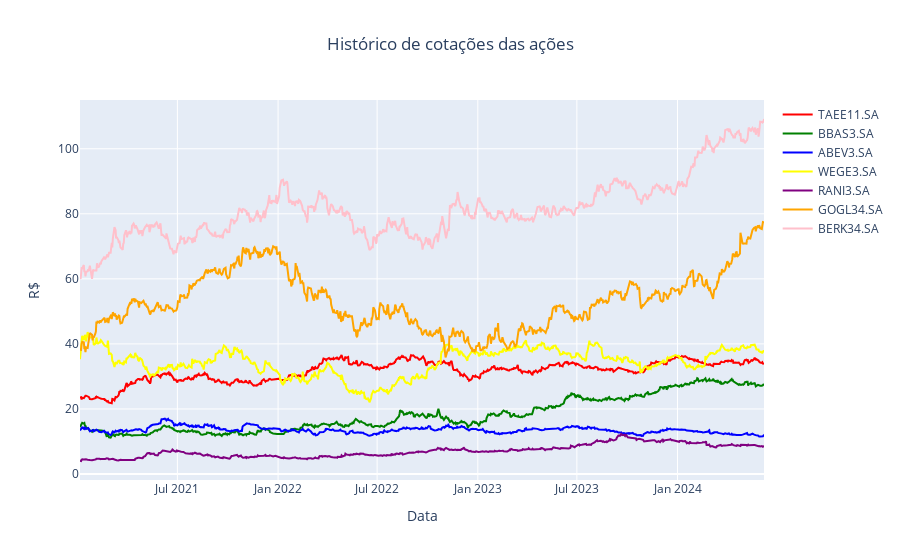

Notebook source saved alongside this figure:
### Markdown cell above
Durante o intervalo de tempo de 2021 até Junho de 2024, o gráfico Box Plot e a descrição do df, destacam que a Irani e Ambev tiveram uma baixa dispersão, enquanto, a Google e a Berkshire Hathaway tiveram uma grande volatilidade comparada as demais.

### Code cell
# Criando gráfico das cotações
figura = px.line(title = 'Histórico de cotações das ações')

for i, coluna in enumerate(df.columns):
    figura.add_scatter(x=df.index, y=df[coluna], name=coluna, line=dict(color=cores[i]))


figura.update_layout(
    xaxis_title='Data',
    yaxis_title='R$',
    title_x=0.5
)

figura.show()

### Figure 1 — Plotly figure (JSON) as saved in the notebook; plotly's stock layout.template omitted (floating-point values rounded to 4 significant figures; data arrays with more than 128 entries replaced by an {"elided": "..."} marker saying what was removed)
{"data": [{"hovertemplate": "<extra></extra>", "legendgroup": "", "line": {"color": "#636efa", "dash": "solid"}, "marker": {"symbol": "circle"}, "mode": "lines", "name": "", "orientation": "v", "showlegend": false, "type": "scatter", "xaxis": "x", "yaxis": "y"}, {"line": {"color": "Red"}, "name": "TAEE11.SA", "type": "scatter", "x": {"elided": "854 str values"}, "y": {"elided": "854 float values"}}, {"line": {"color": "Green"}, "name": "BBAS3.SA", "type": "scatter", "x": {"elided": "854 str values"}, "y": {"elided": "854 float values"}}, {"line": {"color": "Blue"}, "name": "ABEV3.SA", "type": "scatter", "x": {"elided": "854 str values"}, "y": {"elided": "854 float values"}}, {"line": {"color": "Yellow"}, "name": "WEGE3.SA", "type": "scatter", "x": {"elided": "854 str values"}, "y": {"elided": "854 float values"}}, {"line": {"color": "Purple"}, "name": "RANI3.SA", "type": "scatter", "x": {"elided": "854 str values"}, "y": {"elided": "854 float values"}}, {"line": {"color": "Orange"}, "name": "GOGL34.SA", "type": "scatter", "x": {"elided": "854 str values"}, "y": {"elided": "854 float values"}}, {"line": {"color": "Pink"}, "name": "BERK34.SA", "type": "scatter", "x": {"elided": "854 str values"}, "y": {"elided": "854 float values"}}], "layout": {"legend": {"tracegroupgap": 0}, "title": {"text": "Histórico de cotações das ações", "x": 0.5}, "xaxis": {"anchor": "y", "domain": [0, 1], "title": {"text": "Data"}}, "yaxis": {"anchor": "x", "domain": [0, 1], "title": {"text": "R$"}}}}
